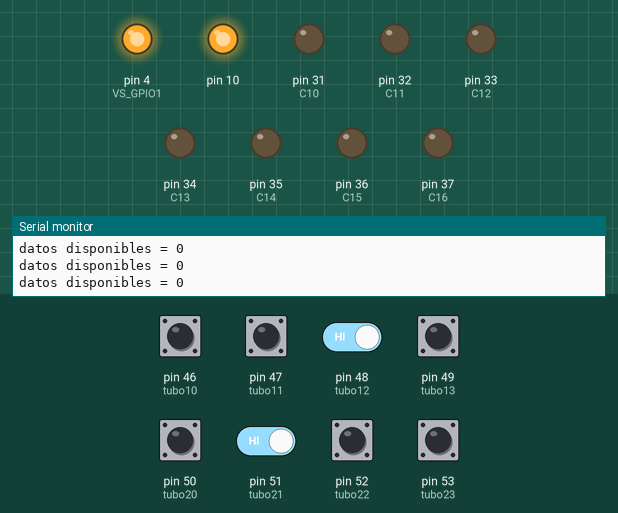
Simulated run of this sketch. Board: Arduino Mega 2560, built with avr-gcc and run on an emulated ATmega2560. On the bench: output pins drawn as LEDs (lit = HIGH), the last lines printed to the serial monitor. The test bench sets the inputs (shaded band); at power-on: pin 46 (tubo10), pin 47 (tubo11), pin 48 (tubo12), pin 49 (tubo13), pin 50 (tubo20), pin 51 (tubo21), pin 52 (tubo22), pin 53 (tubo23) HIGH. Random numbers use the default seed unless the sketch sets one; the modem accepts every AT command (registered, SIM ready, sends succeed) and sends nothing else; pins used as bus, display or sensor lines are not drawn.

Above: at 14.6 s.
14.7 s: pin 48 (tubo12) driven LOW and pin 51 (tubo21) driven LOW
At 16.6 s:
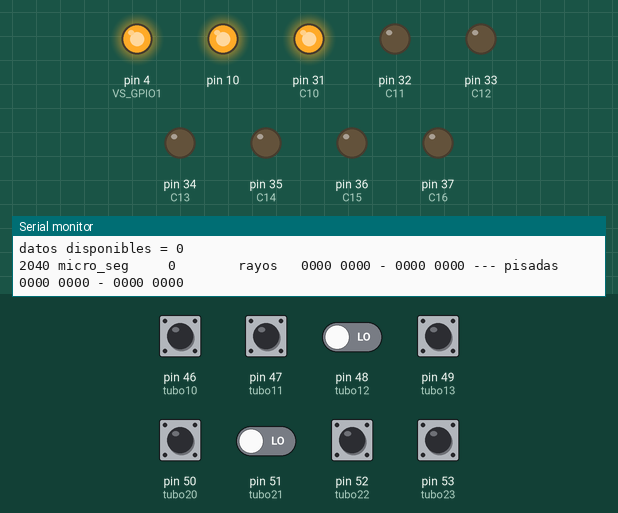
16.9 s: pin 49 (tubo13) pulled LOW for 1 s
At 19.1 s:
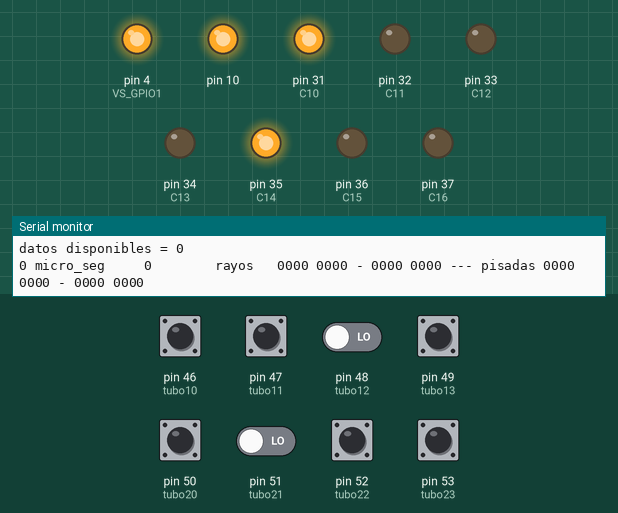
20.9 s: pin 52 (tubo22) pulled LOW for 0.15 s
At 23.0 s:
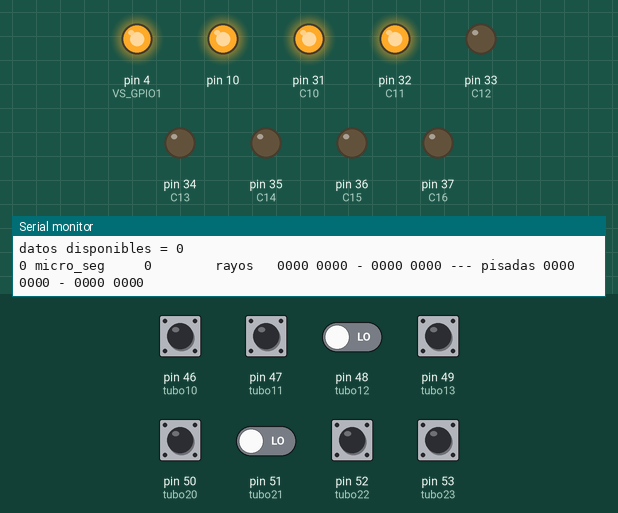
24.0 s: pin 53 (tubo23) pulled LOW for 1 s
At 26.7 s:
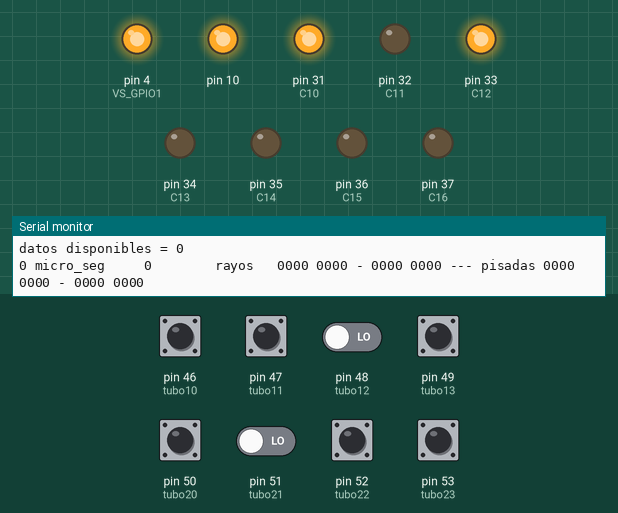
28.0 s: pin 53 (tubo23) pulled LOW for 0.15 s
At 31.0 s:
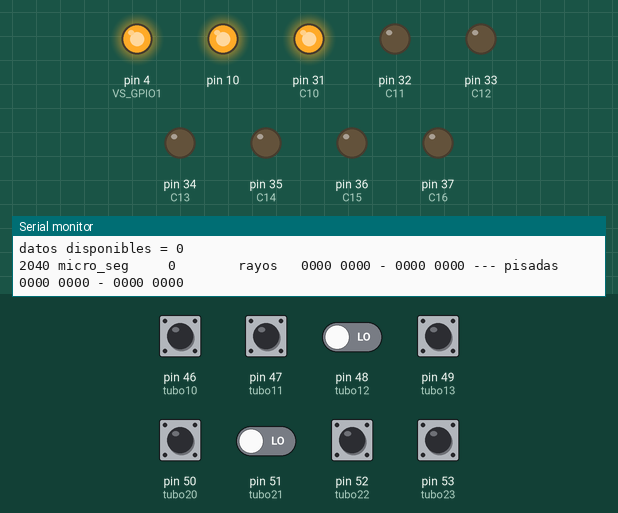
31.1 s: pin 48 (tubo12) driven HIGH
At 34.2 s:
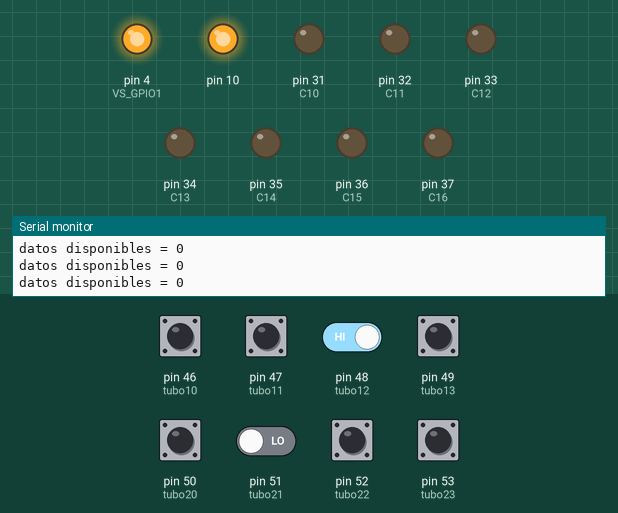
Timing chart, 0 to 35.1 s (numbered marks = the images above; inputs shaded):
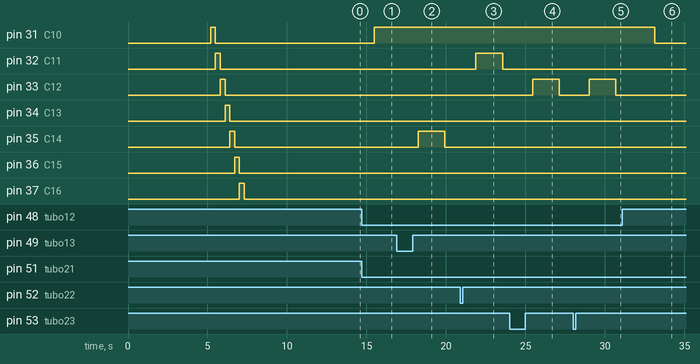

Measured:
- after the input at 14.7 s, pin 31 (C10): LOW → HIGH after 0.79 s
- after the input at 16.9 s, pin 35 (C14): LOW → HIGH after 1.4 s, → LOW 1.7 s later
- after the input at 20.9 s, pin 32 (C11): LOW → HIGH after 0.99 s, → LOW 1.7 s later
- after the input at 24.0 s, pin 33 (C12): LOW → HIGH after 1.4 s, → LOW 1.7 s later
- after the input at 28.0 s, pin 33 (C12): LOW → HIGH after 1.0 s, → LOW 1.7 s later
- after the input at 31.1 s, pin 31 (C10): HIGH → LOW after 2.0 s

The sketch:

DeteccionRayosCosmicos_Master.ino
```cpp
//DETECCION RAYOS COSMICOS

//Arduino MEGA2560

//Lectura de 8 tubos Geiger (4 + 4)
//Bluetooth conectado en pines 19-18-17-16

#include <SoftwareSerial.h> //Para usar on MIDI

const int tubo10 = 46;
const int tubo11 = 47;
const int tubo12 = 48;
const int tubo13 = 49;
const int tubo20 = 50;
const int tubo21 = 51;
const int tubo22 = 52;
const int tubo23 = 53;


const int C1 = 22;
const int C2 = 23;
const int C3 = 24;
const int C4 = 25;
const int C5 = 26;
const int C6 = 27;
const int C7 = 28;
const int C8 = 29;
const int C9 = 30;
const int C10 = 31;
const int C11 = 32;
const int C12 = 33;
const int C13 = 34;
const int C14 = 35;
const int C15 = 36;
const int C16 = 37;


int longitud;
byte dato[20];
unsigned int salida = 0;
unsigned int salidaAnterior;

unsigned int tiempo1;
unsigned int tiempo2;
// unsigned int tiempo[16];

//Variables relacionadas con MIDI
// Instrumento que sonará
  int instrument = 32;

// Duración máxima de las notas
  unsigned long timeNoteOff = 7000;

// Escala de notas
  byte notas[10] = {67-12,76-12,81-12,84-12,86-12,67+12,76+12,81+12,84+12,86+12};


// Variables auxiliares para cada baldosa (canal)
// Nota que se está tocando. 0 si el canal está apagado
  byte tileNote [16];
// momento de apagado del canal en milisegundos desde la conexión
  unsigned long tileOffTime [16];
// Indicador de que la baldosa fue pisada
  bool tileSteped [16];

//Definición de variables e instancias
 // #include <SoftwareSerial.h>  //esta repetido
  SoftwareSerial VS1053_Serial (2, 3); //Soft TX on 3, we don't use RX in this code

  #define VS_RESET 8  // Tied to VS1053 Reset line
  #define VS_GPIO1 4  // Tied to VS1053 GPIO1


void setup() {


  // initialize the serial communication:
  Serial.begin(115200); // Monitorizar en pantalla
  Serial.println ("Configurando entradas y salidas");

  Serial2.begin(115200);  //En mega Serial2 en pines 16 y 17

  //Entradas
  pinMode(tubo10, INPUT_PULLUP);
  pinMode(tubo11, INPUT_PULLUP);
  pinMode(tubo12, INPUT_PULLUP);
  pinMode(tubo13, INPUT_PULLUP);
  pinMode(tubo20, INPUT_PULLUP);
  pinMode(tubo21, INPUT_PULLUP);
  pinMode(tubo22, INPUT_PULLUP);
  pinMode(tubo23, INPUT_PULLUP);

  delay(2500); //Espero al test del suelo

  tiempo1 = millis();
  Serial.print("Tiempo en milis:");
  Serial.println(tiempo1);


  //Salidas

  pinMode(10, OUTPUT);

  pinMode(C1, OUTPUT);
  pinMode(C2, OUTPUT);
  pinMode(C3, OUTPUT);
  pinMode(C4, OUTPUT);
  pinMode(C5, OUTPUT);
  pinMode(C6, OUTPUT);
  pinMode(C7, OUTPUT);
  pinMode(C8, OUTPUT);
  pinMode(C9, OUTPUT);
  pinMode(C10, OUTPUT);
  pinMode(C11, OUTPUT);
  pinMode(C12, OUTPUT);
  pinMode(C13, OUTPUT);
  pinMode(C14, OUTPUT);
  pinMode(C15, OUTPUT);
  pinMode(C16, OUTPUT);

  //Alimento Bluetooth con pin 10(HIGH) y GND
  digitalWrite(10, HIGH);

  //Test de leds placa techo
  Serial.println ("Test de los LED en placa de techo");
  for(int i=0; i<16; i++){
     digitalWrite(i+22, HIGH);
     delay(300);
     digitalWrite(i+22, LOW);

  }

//TEST inicial: Enciendo cada fila de la pista de baile
  Serial.println ("Test de la comunicación y los LED de suelo");


  //mando por columnas
  Serial2.write(0x11);
  delay(1);
  Serial2.write(0x11);
  delay(1500);

  Serial2.write(0x22);
  delay(1);
  Serial2.write(0x22);
  delay(1500);

  Serial2.write(0x44);
  delay(1);
  Serial2.write(0x44);
  delay(1500);

  Serial2.write(0x88);
  delay(1);
  Serial2.write(0x88);
  delay(1500);


  Serial.println ("Inicia el sistema MIDI");
  MIDIsetup(); //Inicialización MIDI


  Serial.println ("Comienza el ciclo de trabajo");

}

  boolean nuevaPisada = false;
  boolean nuevoRayo = false;


  int sttubo10;
  int sttubo11;
  int sttubo12;
  int sttubo13;
  int sttubo20;
  int sttubo21;
  int sttubo22;
  int sttubo23;

  unsigned int entradas1;
  unsigned int entradas2;

  byte bytealto;  //Puse byte en vez de char
  byte bytebajo;  //Puse byte en lugar de char
  unsigned int tiempoON[16];
  int cuenta;
  unsigned long num_muestreos = 50;  // Numero de muetreos de los tubos antes de revisar el puerto serie
  int tiempo_LED_on = 1500;

  unsigned int patron_pisadas, patron_pisadas_ant;


void loop() {
  unsigned long muestreos = 0;
  unsigned long millis_anterior = millis();
  unsigned long micros_muestreo;


  salidaAnterior = salida;
  salida = 0;

  nuevoRayo = false;
  nuevaPisada = false;

  int descartes = 1;          //*********************************

  // Muestrea los tubos GEIGER
  while (muestreos < num_muestreos)
  {
    muestreos ++;
    salida = muestreo_tubos ();             ///*********************************
    if (muestreos % descartes == 0)
    {
      if(salida != salidaAnterior)
      {
        salidaAnterior = salida;
        break;
      }
    }
    delay (2);
  }

  micros_muestreo = (millis() - millis_anterior) *1000 / muestreos;
  if (salida)
  {
    nuevoRayo = true;

        // bytealto = highByte(salida);
        // bytebajo = lowByte(salida);
        //Envio palabra, dos caracteres,  al otro arduino a través de BT
    envia_datos (salida);
    TileOn(salida);  //Activa la nota musical
    delay (500);
  }


// lee el puerto serie
  patron_pisadas = 0;
  unsigned int auxiliar = lee_dato ();
  for (int i=0; i<16; i++)
  {
    bitWrite(patron_pisadas, i, bitRead(auxiliar, 15-i));
  }


  if (patron_pisadas != patron_pisadas_ant)
  {
    patron_pisadas_ant = patron_pisadas;
    nuevaPisada = true;
  }

  if (patron_pisadas)
  {
    TileStep(patron_pisadas);
  }


  // Gestiona el encendido de los LED de la placa
  LEDs_placa (salida, 1500);

  if (nuevoRayo || nuevaPisada)
  {
    Serial.print (micros_muestreo); Serial.print (" micro_seg\t   "); ; Serial.print (patron_pisadas); Serial.print ("        ");
    imprime_datos (highByte(salida), lowByte(salida), highByte(patron_pisadas), lowByte(patron_pisadas));
  }

}
```

SonidoMIDI.ino
```cpp
/*********************************************************
*           FUNCIONES NECESARIAS                         *
*                                                        *
*  LLAMADAS CUANDO SE PRODUCE UN EVENTO RAYO             *
*        void TileOn(byte matrix1, byte matrix2)         *
*        void TileOn(unsigned int matrix)                *
*                                                        *
*  LLAMADAS CUANDO SE PRODUCE UN EVENTO PISADA           *
*        void TileStep(byte matrix1, byte matrix2)       *
*        void TileStep(unsigned int matrix)              *
*                                                        *
*********************************************************/


void MIDIsetup() {
  VS1053_Serial.begin(31250);  // Abre el canal de comunicación con el VS1053

  // Inicializa el VS-1053 en modo Real Time MIDI
  pinMode(VS_RESET, OUTPUT);
  pinMode(VS_GPIO1, OUTPUT);
  digitalWrite (VS_GPIO1,HIGH);

  digitalWrite(VS_RESET, LOW);
  delayMicroseconds(1);
  digitalWrite(VS_RESET, HIGH);

  delay(100);

  // Inicializa los canales del generador MIDI
  talkMIDI(0xB0, 0x00, 0x00);          // Set default bank GM1

  // Establece los valores por defecto de los canales
  // Canal 1 para rayos detectados; Canal 2 para baldosas pisadas correctamente
  talkMIDI(0xB0, 0x78,0);            // Set channel 1 all sound off 0xB0
  talkMIDI(0xB1, 0x78,0);            // Set channel 2 all sound off 0xB0

  talkMIDI(0xB0, 0x07, 50);          // Set channel 1 volume to low value (50)
  talkMIDI(0xB1, 0x07, 120);         // Set channel 2 volume to near max (127)

  talkMIDI(0xC0, instrument, 0);     // Set channel 1 instrument
  talkMIDI(0xC1, instrument, 0);     // Set channel 2 instrument

  for(byte i=0; i<16 ; i++)
  {
    tileNote[i] = 0;                 // Set the tile note to 0
  }

  setMidiVol (105);
}

void setMidiVol (int volLevel)
{
  if ((volLevel > 0) & (volLevel<128))
  {
    byte level = volLevel;
    talkMIDI(0xB0, 0x07, level/4);          // Set channel 1 volume to low value (50)
    talkMIDI(0xB1, 0x07, level);         // Set channel 2 volume to near max (127)
  }
}

void TileOn(unsigned int matrix){

  unsigned long miliSeconds = millis();

  for (int i=0; i<16; i++)
  {
    // Comprueba si ya pasó el tiempo necesario para apagar la nota de la baldosa
    if ((tileNote[i] > 0) && (miliSeconds > tileOffTime [i] + timeNoteOff))
    {
      //                       Devuelve la baldosa a sus valores iniciales
      tileNote[i] = 0;
      tileSteped [i] = false;
    }

    // Si el evento incluye esta baldosa lanza una nueva nota
    if (1 & (matrix>>i))
    {
      tileOffTime [i]= miliSeconds;
      tileNote [i] = notas [random (sizeof (notas))];
      tileSteped [i] = false;
      noteOn(0, tileNote [i], 120);          // Activa la nota en el canal 1
      delay (200); //PONIA 200
    }
  }

}


void TileStep(byte matrix1, byte matrix2){
  //unsigned int matrix = matrix1*256  + matrix2;

  unsigned int matrix = matrix1;
  matrix = matrix<<8 | matrix2;

  TileStep (matrix);
}

void TileStep(unsigned int matrix){

  unsigned long miliSeconds = millis();

  Serial.print ("esto es matrix: "); Serial.println (matrix);

  for (int i=0; i<16; i++)
  {
    // Comprueba si ya pasó el tiempo necesario para apagar la nota de la baldosa
    if (tileNote[i] > 0)
    {
      if(miliSeconds > tileOffTime [i] + timeNoteOff)
      {
        //                       Devuelve la baldosa a sus valores iniciales
        tileNote[i] = 0;
        tileSteped [i] = false;
      }

      else if (!tileSteped [i])
      {
        // Si el evento incluye esta baldosa lanza la segunda nota
        if (matrix & (1<<i))
        {
          tileOffTime [i] = miliSeconds;
          tileNote [i] = tileNote [i] + 5;      //Elige una nota una octava más alta
          tileSteped [i] = true;
          noteOn(1, tileNote [i], 127);          // Activa la nota en el canal 2
        }
      }
    }
  }


}


//Send a MIDI note-on message.  Like pressing a piano key
//channel ranges from 0-15
void noteOn(byte channel, byte note, byte attack_velocity) {
  talkMIDI( (0x90 | channel), note, attack_velocity);
}

//Send a MIDI note-off message.  Like releasing a piano key
void noteOff(byte channel, byte note, byte release_velocity) {
  talkMIDI( (0x80 | channel), note, release_velocity);
}

//Plays a MIDI note. Doesn't check to see that cmd is greater than 127, or that data values are less than 127
void talkMIDI(byte cmd, byte data1, byte data2) {
  VS1053_Serial.write(cmd);
  VS1053_Serial.write(data1);

  //Some commands only have one data byte. All cmds less than 0xBn have 2 data bytes
  //(sort of: http://253.ccarh.org/handout/midiprotocol/)
  if( (cmd & 0xF0) <= 0xB0)
    VS1053_Serial.write(data2);
}
```

funciones_auxiliares.ino
```cpp
void imprime_datos (byte dato_0 ,byte dato_1 , byte Var1, byte Var2)
{
  boolean prueba;

  // Impresión de datos alternativa
  Serial.print ("rayos   ");
    for (int i=7; i>=4; i--) {prueba = 1 & (dato_0<<i); Serial.print (prueba,BIN);}
    Serial.print (" ");
    for (int i=3; i>=0; i--) {prueba = 1 & (dato_0<<i); Serial.print (prueba,BIN);}

  Serial.print (" - ");
    for (int i=7; i>=4; i--) {prueba = 1 & (dato_1>>i); Serial.print (prueba,BIN);}
    Serial.print (" ");
    for (int i=3; i>=0; i--) {prueba = 1 & (dato_1>>i); Serial.print (prueba,BIN);}

  Serial.print (" --- ");
  Serial.print ("pisadas ");
    for (int i=7; i>=4; i--) {prueba = 1 & (Var1>>i); Serial.print (prueba,BIN);}
    Serial.print (" ");
    for (int i=3; i>=0; i--) {prueba = 1 & (Var1>>i); Serial.print (prueba,BIN);}

  Serial.print (" - ");
    for (int i=7; i>=4; i--) {prueba = 1 & (Var2>>i); Serial.print (prueba,BIN);}
    Serial.print (" ");
    for (int i=3; i>=0; i--) {prueba = 1 & (Var2>>i); Serial.print (prueba,BIN);}

   Serial.println ();
}


/***********************************************************************/
/***      unsigned int muestreo_tubos ()                          *******
 Muestrea el estado de la matriz de tubos Geiger, y calcula las
     coincidencias
 El resultado es una palabra de 16 bit con 1 en las coincidencias
************************************************************************/
unsigned int muestreo_tubos ()
{
  unsigned int salida = 0;
  // byte entradas1 = 0;  //Almaceno lectura de 4 tubos fila1
  // byte entradas2 = 0;  //Almaceno lectura de 4 tubos fila2

    //Lectura del estado de los tubos
    sttubo10 = digitalRead(tubo10);
    sttubo11 = digitalRead(tubo11);
    sttubo12 = digitalRead(tubo12);
    sttubo13 = digitalRead(tubo13);
    sttubo20 = digitalRead(tubo20);
    sttubo21 = digitalRead(tubo21);
    sttubo22 = digitalRead(tubo22);
    sttubo23 = digitalRead(tubo23);

    entradas1 = 0;  //Almaceno lectura de 4 tubos fila1
    bitWrite(entradas1, 0, sttubo10);
    bitWrite(entradas1, 1, sttubo11);
    bitWrite(entradas1, 2, sttubo12);
    bitWrite(entradas1, 3, sttubo13);
    bitWrite(entradas1, 4, 1);  //Lo añado para facilitar lectura en pantalla y ...

    entradas2 = 0;  //Almaceno lectura de 4 tubos fila2
    bitWrite(entradas2, 0, sttubo20);
    bitWrite(entradas2, 1, sttubo21);
    bitWrite(entradas2, 2, sttubo22);
    bitWrite(entradas2, 3, sttubo23);
    bitWrite(entradas2, 4, 1);  //...así empieza por 1 y visualizo los 0

    //Miramos coincidencias de deteccion de rayo entre todos los tubos
    //y generamos una palabra de salida - 16 bits(16 salidas)

  if (!sttubo10 && !sttubo20)  bitWrite(salida, 0, 1);
  if (!sttubo10 && !sttubo21)  bitWrite(salida, 1, 1);
  if (!sttubo10 && !sttubo22)  bitWrite(salida, 2, 1);
  if (!sttubo10 && !sttubo23)  bitWrite(salida, 3, 1);
  if (!sttubo11 && !sttubo20)  bitWrite(salida, 4, 1);
  if (!sttubo11 && !sttubo21)  bitWrite(salida, 5, 1);
  if (!sttubo11 && !sttubo22)  bitWrite(salida, 6, 1);
  if (!sttubo11 && !sttubo23)  bitWrite(salida, 7, 1);
  if (!sttubo12 && !sttubo20)  bitWrite(salida, 8, 1);
  if (!sttubo12 && !sttubo21)  bitWrite(salida, 9, 1);
  if (!sttubo12 && !sttubo22)  bitWrite(salida, 10, 1);
  if (!sttubo12 && !sttubo23)  bitWrite(salida, 11, 1);
  if (!sttubo13 && !sttubo20)  bitWrite(salida, 12, 1);
  if (!sttubo13 && !sttubo21)  bitWrite(salida, 13, 1);
  if (!sttubo13 && !sttubo22)  bitWrite(salida, 14, 1);
  if (!sttubo13 && !sttubo23)  bitWrite(salida, 15, 1);

  return salida;
}


/***********************************************************************/
/***      void envia_datos (unsigned int patron_envio)           *******
 Envía datos a través del puerto Serial2 del arduino MEGA
 Se envían dos veces una secuencia del byte alto y el byte bajo
     de la palabra de 16 bits.
************************************************************************/
void envia_datos (unsigned int patron_envio)
{
  for (int i=0; i<4; i++)
  {
    Serial2.write(highByte(patron_envio));
    delay(1);
    Serial2.write(lowByte(patron_envio));
    delay (1);
  }
  delay(75);

}


/***********************************************************************/
/***      unsigned int lee_dato ()                **********************
 Lee datos en el puerto Serial2 del arduino MEGA
 Los datos corresponden a el byte bajo y el byte alto de una
     una palabra de 16 bits. Los datos se envían y reciben dos veces
     para corregir errores de comunicación
************************************************************************/
unsigned int lee_dato ()
{
  unsigned int respuesta = 0;

  byte datos [8] = {0,0,0,0,0,0,0,0};

  Serial.print ("datos disponibles = "); Serial.println (Serial2.available());

  if (Serial2.available() >= 4)
  {
    Serial2.readBytes (datos, 4);
    respuesta = (datos[0] & datos[2]) *256 + (datos [1] & datos [3]);

    // Vacía el buffer del puerto serie
    while (Serial2.available())   // Limpia el buffer del puerto serie
    {
      Serial2.read();
      Serial.print (".");
    }
  }
  return respuesta;
}


/***********************************************************************/
/***   void LEDs_placa (unsigned int patron_LED, int tiempo_LED_on)  ***
 Maneja el encendido y apagado de la matriz de LEDs de la placa de control

 patron_LED:    el patron de LEDs a encender
 tiempo_LED_on: tiempo hasta el apagado del LED (milisegundos)
************************************************************************/
void LEDs_placa (unsigned int patron_LED, int tiempo_LED_on)
{
  // Gestiona el encendido de los LED de la placa electrónica
  static unsigned long tiempo[16];
  unsigned long milis_ahora = millis();

  for (int i = 0; i < 16; i++)
  {
    if(bitRead(patron_LED, i))
    {
      //Serial.print("Tiempo en milis salida distinta a la anterior:");
      //Serial.println(tiempo1);
      digitalWrite(i+22, HIGH);  //Enciendo leds techo
      tiempo[i] = milis_ahora;
    }

    //Sólo tengo encendidos los leds un tiempo, luego lo apago
    if ((milis_ahora - tiempo[i]) > tiempo_LED_on)  digitalWrite(i+22, LOW);
  }
}
```
